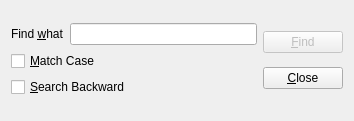
<?xml version="1.0" encoding="UTF-8"?>
<ui version="4.0">
 <class>FindDialog</class>
 <widget class="QDialog" name="FindDialog">
  <property name="geometry">
   <rect>
    <x>0</x>
    <y>0</y>
    <width>354</width>
    <height>121</height>
   </rect>
  </property>
  <property name="windowTitle">
   <string>FindDialog</string>
  </property>
  <layout class="QGridLayout" name="gridLayout_2">
   <item row="0" column="0">
    <layout class="QGridLayout" name="gridLayout">
     <property name="sizeConstraint">
      <enum>QLayout::SetFixedSize</enum>
     </property>
     <item row="0" column="0">
      <layout class="QVBoxLayout" name="verticalLayout_3">
       <item>
        <layout class="QHBoxLayout" name="horizontalLayout">
         <item>
          <widget class="QLabel" name="label">
           <property name="text">
            <string>Find &amp;what</string>
           </property>
           <property name="buddy">
            <cstring>lineEdit</cstring>
           </property>
          </widget>
         </item>
         <item>
          <widget class="QLineEdit" name="lineEdit"/>
         </item>
        </layout>
       </item>
       <item>
        <layout class="QVBoxLayout" name="verticalLayout_2">
         <item>
          <widget class="QCheckBox" name="caseBox">
           <property name="text">
            <string>&amp;Match Case</string>
           </property>
          </widget>
         </item>
         <item>
          <widget class="QCheckBox" name="backBox">
           <property name="text">
            <string>&amp;Search Backward</string>
           </property>
          </widget>
         </item>
        </layout>
       </item>
      </layout>
     </item>
     <item row="0" column="1">
      <layout class="QVBoxLayout" name="verticalLayout">
       <item>
        <widget class="QPushButton" name="findButton">
         <property name="enabled">
          <bool>false</bool>
         </property>
         <property name="text">
          <string>&amp;Find</string>
         </property>
        </widget>
       </item>
       <item>
        <widget class="QPushButton" name="closeButton">
         <property name="text">
          <string>&amp;Close</string>
         </property>
        </widget>
       </item>
      </layout>
     </item>
    </layout>
   </item>
  </layout>
 </widget>
 <layoutdefault spacing="6" margin="11"/>
 <resources/>
 <connections>
  <connection>
   <sender>closeButton</sender>
   <signal>clicked()</signal>
   <receiver>FindDialog</receiver>
   <slot>close()</slot>
   <hints>
    <hint type="sourcelabel">
     <x>293</x>
     <y>83</y>
    </hint>
    <hint type="destinationlabel">
     <x>308</x>
     <y>130</y>
    </hint>
   </hints>
  </connection>
 </connections>
</ui>
